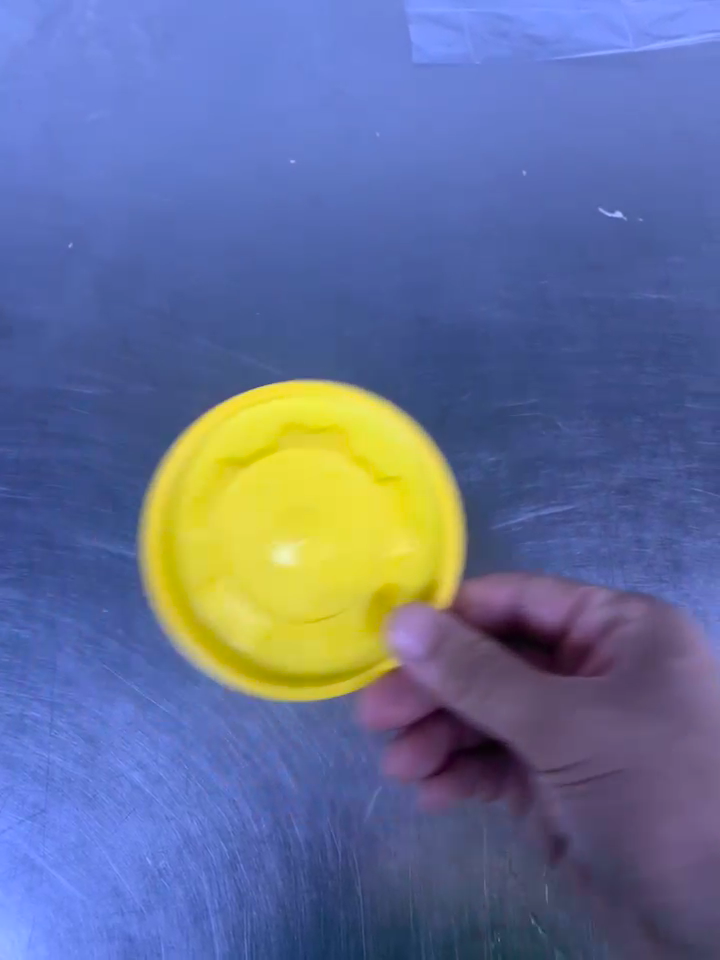
#> input picture frame 18 of homework.mp4, 720 x 960 px
$ jupyter execute homework2.ipynb
#> lines starting #> are read from the running program, lines starting #| are printed output that depends on the picture; after the words box and inside, x2 and y2 are one past the last pixel; in counts of white or black regions, pixels touching at a corner belong together
[cell 1]
import cv2
import numpy as np
from matplotlib import pyplot as plt

[cell 2]
flags = [i for i in dir(cv2) if i.startswith('COLOR_')]
print (flags)

[cell 3]
def nothing(x):
    pass

[cell 4]
cap = cv2.VideoCapture("homework.mp4")
cv2.namedWindow('image')
cv2.createTrackbar('min','image',0,360,nothing)
cv2.createTrackbar('max','image',0,360,nothing)
hue_min = 40
hue_max = 80
while(cap.isOpened()):
    ret, frame = cap.read()
#> frame is the input picture: shape (960, 720, 3); mean B, G, R 150.5, 111.6, 100.6
    if ret == False:
        break
    hsv = cv2.cvtColor(frame, cv2.COLOR_RGB2HSV)
#> hsv: shape (960, 720, 3); mean H, S, V 38.5, 131.7, 169.3
    lower_blue = np.array([hue_min,50,50])
    upper_blue = np.array([hue_max,255,255])
    mask = cv2.inRange(hsv, lower_blue, upper_blue)
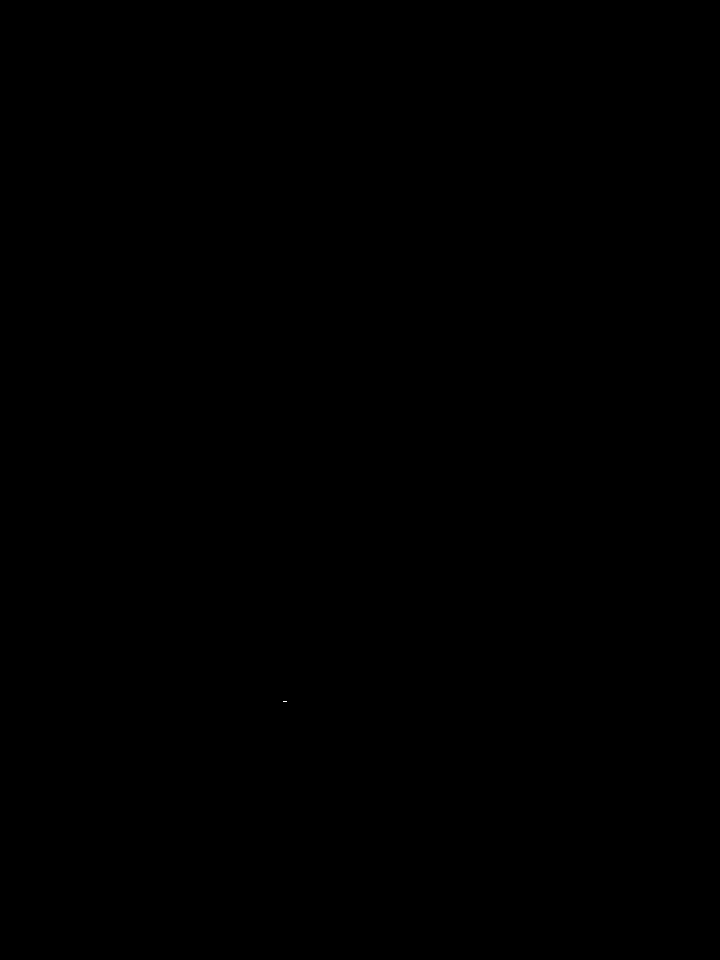
#> mask: shape (960, 720); 0% white in thin lines or dots, all inside (x1, y1, x2, y2) = (283, 701, 287, 702)
    res = cv2.bitwise_and(frame,frame, mask= mask)

    hue_min = cv2.getTrackbarPos('min','image')
    hue_max = cv2.getTrackbarPos('max','image')

    cv2.imshow('frame',frame)
    cv2.imshow('mask',mask)
    cv2.imshow('image',res)
    k = cv2.waitKey(300) & 0xFF
#> (key Esc is pressed here)
    if k == 27:
        break

cap.release()
cv2.destroyAllWindows()
